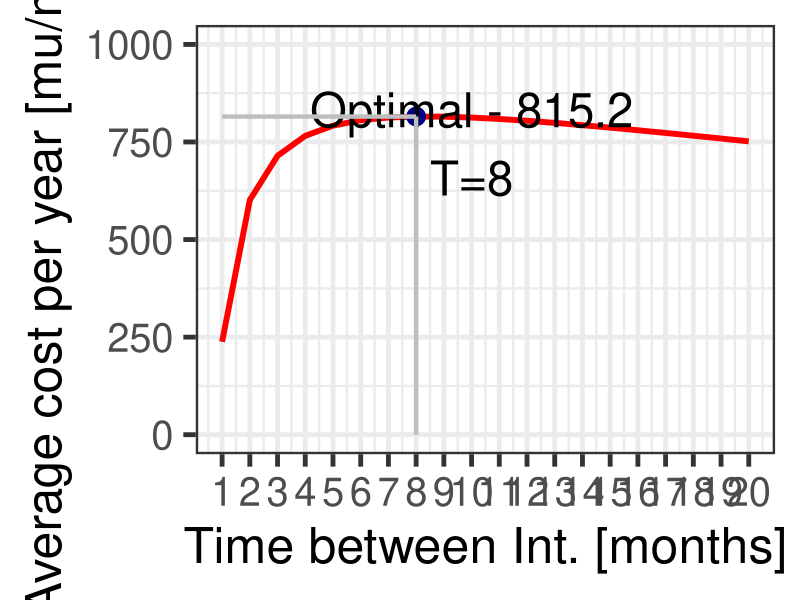

The R script that drew this image:
# *-----------------------------------------------------------------
# | PROBLEM NUMBER: 3.7
# | PROBLEM NAME: Silo Interventions
# | UPDATE: AE     
# | DESCRIPTION: Given benefits of operating silos, and penalties
# |              during their downtime, we can calculate the cost 
# |              per unit time of the operation. As the cost is a 
# |              term covering both negative and positive costs, we 
# |              maximise the costs in this example to find the 
# |              optimal time between preventive interventions.
# | 
# | KEYWORDS: exponential, failure, optimisation, time-dependent, 
# |           Silo, cost,
# *-----------------------------------------------------------------

### ------------------DATA AND PACKAGE IMPORT-----------------
rm(list=ls())     # clear the memory and items in R console
library(ggplot2)
### ------------------VARIABLE DEFINITION---------------------

## First we want to define the variables used for the program. They 
## are extracted from question

# Indices are used for variables, bI stands for between Interventions
# as in text. Likewise, dI stands for 'during Interventions'. o 
# stands for operating, f for failed, i for every intervention and n
# for number of items.


### ---------------VARIABLE INPUT-------------------

N       <- 10   # numbers of items
C.bI.o  <- 100  # reward revenue per tu between Interventions
C.bI.f  <- -20  # penalty for item not functioning per tu
C.dI.i  <- 600  # fixed costs during intervention
C.dI.n  <- 15   # variable costs per failed silo during intervention.
LAMBDA  <- .02
T.max   <- 20

# we will search for optimal renewal time in range T
T       <- seq(1,T.max, by=1) 

### ---------------PROGRAM OUTPUT-------------------

## We now define the outputs of our program.
## Mean cost per time unit, eta, is found for the Time dependent 
## planned replacement with no unplanned interventions IS. The time 
## period that maximises the positive costs, shown with eta is the 
## optimal time T we seek, i.e. how much time should pass between PIs
## so costs are optimised.

# Define empty matrices for models

# The cost per silo if failure occurs on (0,T]
C1    <- matrix(nrow=length(T)) 
# The cost per silo if no failure on (0,T]
C2    <- matrix(nrow=length(T)) 
C.bI  <- matrix(nrow=length(T)) # C1+C2
eta   <- matrix(nrow=length(T)) # (Positive) Cost per unit time

# We define the probability and cumulative density function for 
# expon. distribution
f = function(x,lambda){lambda*exp(-(lambda*x))} 
F = function(x,lambda){1-exp(-(lambda*x))}

# If we split C.bI into two parts, one consisting of the integral,
# C1, and the other the rest of the sum, C2, we set up the function 
# that is inside the integral as
c1Int = function(x,a,b,t,lambda){(a*x+b*(t-x))*f(x,lambda)} 

### ------------------CALCULATIONS-------------------
# We calculate the terms individually to be able to store them and 
# publish them as results.

for (i in (1:length(T))){
  C1[i]  <- integrate(c1Int,0,T[i]
                      , a=C.bI.o
                      , b=C.bI.f 
                      , t=T[i]
                      , lambda=LAMBDA)$val
  C2[i]  <- C.bI.o*T[i]*(1-F(T[i],LAMBDA))
  C.bI[i]  <- C1[i]+C2[i]
  eta[i] <- (N*C.bI[i]-C.dI.i-N*C.dI.n)/T[i]
}

cat("value of reward \n")
print(eta)
cat("value of reward in 10 units of time \n")
results=data.frame(T[seq(1,T.max,by=1)]
                   , C1[seq(1,T.max,by=1)]
                   , C2[seq(1,T.max,by=1)]
                   , C.bI[seq(1,T.max,by=1)]
                   , eta[seq(1,T.max,by=1)])
names(results) <- c("T","C1","C2","C.bI","eta")

cat("Maximum value of reward \n")
print(max(eta))
cat("optimal units of time to execute intervention \n")
print(which.max(eta))

### --------------------PLOT--------------------
## The following code is only for plotting the figure given as 
## a solution to the Exercise

plotres <- data.frame(1:T.max,eta)
names(plotres) <- c("T","eta")

plottau <- ggplot(data=plotres,aes(x=T,y=eta)) + 
  geom_line(size=2,color="red") + 
  xlab("Time between Int. [months]") + 
  ylab("Average cost per year [mu/month]") + # Set axis labels
  scale_x_continuous(breaks = seq(0, max(plotres$T), by = 1)) +
  ylim(0,1000) +
  theme_bw(base_size=36) #+
# theme(legend.position=c(.85, .8))           # Position legend 

# Let us collect the optimal points in the data frame optimal
optimal <- data.frame(nrow=1,ncol=2)
names(optimal) <- c("x","y")

data <- plotres
optimal[1,1] <- data$T[which.max(data$eta)]
optimal[1,2] <- max(data$eta)
optlines <- data.frame(key = c("z","z")
                       , x0 = c(min(plotres$T)
                                ,optimal$x)
                       , x1 = c(optimal$x
                                ,optimal$x)
                       , y0 = c(optimal$y,optimal$y)
                       , y1 = c(optimal$y,0)) # Same as y.min

# Now we add these points to the graph before exporting
plottau + geom_point(data=optimal
                     , aes(x=x
                           , y=y)
                     , colour="navyblue"
                     , size=6) +
  annotate("text", label="Optimal - 815.2\nT=8"
           , x=optimal[1,1]+2, y=optimal[1,2]-70
           , size=12) +
  geom_segment(aes(x = x0, y = y0
                   , xend = x1, yend = y1)
               , data = optlines
               , size = 1.5
               , color= "grey") # Also draw lines to optimal point

dev.copy(png,'E3-07_eta.png',width=2000,height=1330)
dev.off()
### ------------------PLOT END-------------------

# END
